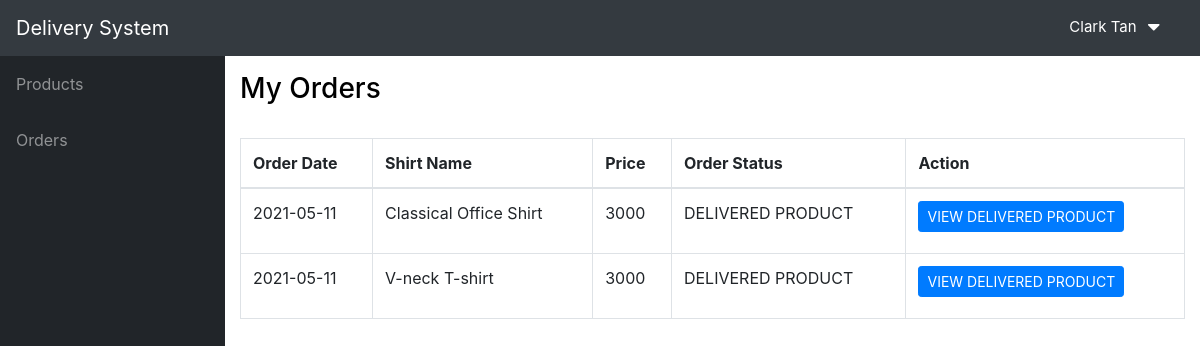
/views/customer/orders.php (signed in), run on the app's committed database.
### tables this page shows
CREATE TABLE `orders` (
  `order_id` int(11) NOT NULL,
  `customer_id` int(11) NOT NULL,
  `product_id` int(11) NOT NULL,
  `order_date` date NOT NULL,
  `order_status` tinyint(1) NOT NULL
);

CREATE TABLE `product` (
  `product_id` int(11) NOT NULL,
  `seller_id` int(11) NOT NULL,
  `shirt_name` varchar(250) NOT NULL,
  `brand` varchar(250) NOT NULL,
  `type` varchar(250) NOT NULL,
  `price` float NOT NULL,
  `description` varchar(250) NOT NULL,
  `product_status` tinyint(1) NOT NULL
);

### views/customer/orders.php (the view, shortened to what this page needs)
<!DOCTYPE html>
<html lang="en">
<head>
  <link href="../vendor/fontawesome-free/css/all.min.css" rel="stylesheet" type="text/css">
  <link href="../vendor/datatables/dataTables.bootstrap4.css" rel="stylesheet">
  <link href="../css/sb-admin.css" rel="stylesheet">
</head>
<body id="page-top">
<?php include('include/header.php');?>
  <div id="wrapper">
    <?php include('include/sidebar.php');
    $cusID = $_SESSION['customer_id'];
    ?>
    <div id="content-wrapper">
      <div class="container-fluid">
    <div>
        <h3 style="color:black">My Orders</h3>
          <br>
    </div>
        <table class="table table-bordered" id="locationTable1" width="100%" cellspacing="0">
      <thead>
                <tr>
                     <th>Order Date</th>
                     <th>Shirt Name</th>
                     <th>Price</th>
                     <th>Order Status</th>
                     <th>Action</th>
                </tr>
      </thead>
           <?php
               $conn = connect();
               $result=mysqli_query($conn,"SELECT * FROM orders JOIN product ON product.product_id = orders.product_id WHERE product.product_status = 1");
              while ($row=mysqli_fetch_array($result)) {
                ?>
                 <tr>
                  <td><?php echo $row['order_date'];?></td>
                  <td><?php echo $row['shirt_name'];?></td>
                  <td><?php echo $row['price'];?></td>
                  <td>
                    <?php if($row['order_status'] == 0) {?>
                        <p>IN CART</p>
                    <?php } else if ($row['order_status'] == 1) { ?>
                        <p>WAITING FOR APPROVAL</p>
                    <?php } else if ($row['order_status'] == 2) { ?>
                        <p>ORDER APPROVED BY SELLER</p>
                    <?php } else if ($row['order_status'] == 3) { ?>
                        <p>DELIVERED PRODUCT</p>
                    <?php } ?>
                  </td>
                  <td>
                   <?php if($row['order_status'] == 0){ ?>
                    <a class="btn btn-primary btn-sm" href="../../controller/customer_proceed_order.php?proceed=<?php echo $row['order_id'];?>">Proceed Order</a>
                    <a class="btn btn-danger btn-sm" href="../../controller/customer_cancel_order.php?cus=<?php echo $cusID?>&prodID=<?php echo $row['product_id']?>&cancel=<?php echo $row['order_id'];?>">Cancel Order</a>
                  <?php }else if($row['order_status'] == 3){ ?>
                    <a class="btn btn-primary btn-sm" href="view_delivered_product.php?view=<?php echo $row['order_id']?>">VIEW DELIVERED PRODUCT</a>
                  <?php } ?>
                  </td>
                </tr>
            <?php } ?>
       </table>
    <br>
      </div>
    </div>
  </div>
</body>
</html>

### data on the page
orders: order_date "2021-05-11", product.shirt_name "Classical Office Shirt", product.price "3000", order_status "DELIVERED PRODUCT"
orders: order_date "2021-05-11", product.shirt_name "V-neck T-shirt", product.price "3000", order_status "DELIVERED PRODUCT"

### other printed values
$_SESSION['uName'] "Clark Tan"
